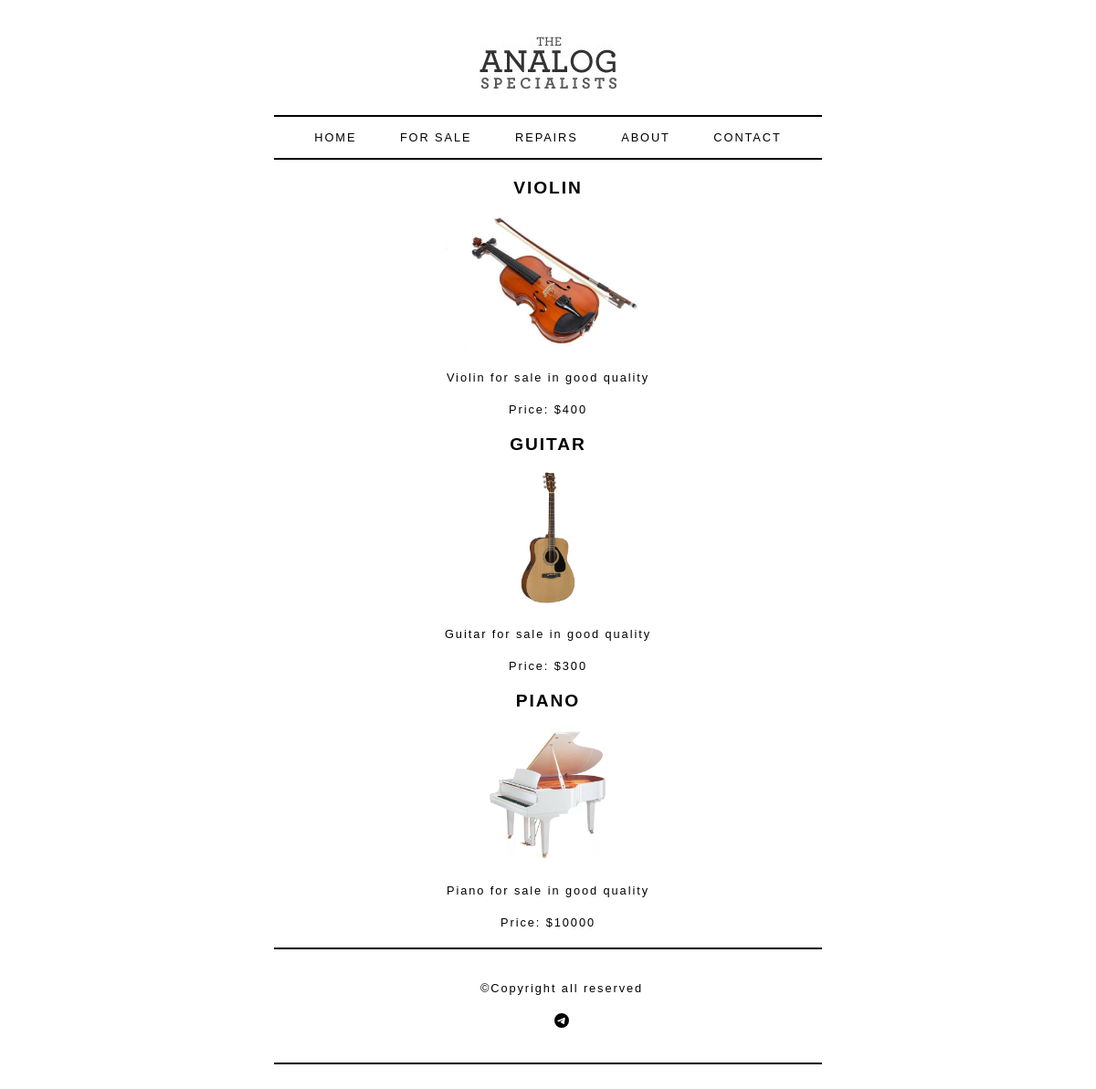
Page /sale/ on the committed database.
### main/models.py (models this page shows, shortened)
class Product(models.Model):
    class Status(models.TextChoices):
        GOOD = 'Good'
        BAD = 'Bad'
    title = models.CharField(max_length=50)
    image = models.ImageField(upload_to='products/%Y/%m/%d')
    description = models.TextField()
    price = models.PositiveIntegerField()
    author = models.CharField(max_length=20, blank=True, null=True)
    condition = models.CharField(max_length=4, choices=Status.choices, blank=True, null=True)
    class Meta:
        ordering = ['-id']

### main/views.py (the view)
# urls.py: path('sale/', sale, name='sale'),
def sale(request):
    products = Product.objects.all()
    context = {
        'products':products
    }
    return render(
        request,
        'main/sale.html',
        context
    )

### main/templates/main/sale.html (shortened to what this page needs)
{% extends 'base.html' %}
{% load static %}
{% block content %}
    {% for product in products %}
        <div class="product">
            <h2>{{ product.title }}</h2>
            <a href="{% url 'sale_detail' product.pk %}">
                <img src="{{ product.image.url }}" alt="piano">
            </a>
            <p>{{ product.description }}</p>
            <p>Price: ${{ product.price }}</p>
        </div>
    {% endfor %}
{% endblock %}

### main/templates/base.html (shortened to what this page needs)
{% load static %}
<!DOCTYPE html>
<html lang="en">
<head>
    <link rel="stylesheet" href="{% static 'css/base.css' %}">
</head>
<body>
    <div class="page">
        <div class="logo">
            <img src="{% static 'images/gif/logo.jpg' %}" alt="logo">
        </div>
        {% include 'includes/navbar.html' %}
        {% block content %}
        {% endblock %}
        {% include 'includes/footer.html' %}
    </div>
</body>
</html>

### main/templates/includes/navbar.html
<ul class="navigation">
    <li><a href="{% url 'home' %}">Home</a></li>
    <li><a href="{% url 'sale' %}">For sale</a></li>
    <li><a href="{% url 'repairs' %}">Repairs</a></li>
    <li><a href="{% url 'about' %}">About</a></li>
    <li><a href="{% url 'contact' %}">Contact</a></li>
</ul>

### main/templates/includes/footer.html (shortened to what this page needs)
<ul class="navigation">
    <p>
        &copy;Copyright all reserved
    </p>
    <p>
        <a href="https://t.me/nazo_k_r">
        </a>
    </p>
</ul>

### main/static/css/base.css (style rules this page uses)
body { font-size: 80%; font-family: 'Gill Sans', 'Gill Sans MT', Calibri, 'Trebuchet MS', sans-serif; letter-spacing: 0.15em; }
.page { margin: 10px auto 10px auto; max-width: 940px; padding: 20px; }
.logo { margin: 10px auto 25px auto; width: 150px; }
ul { width: 570px; padding: 15px; margin: 0px auto 0px auto; border-top: 2px solid #000; border-bottom: 2px solid #000; text-align: center; }
li { display: inline; margin: 0px 3px; }
p { color: #000; width: 600px; margin: 20px auto 20px auto; font-weight: normal; }
a { text-decoration: none; color: #000; text-transform: uppercase; padding: 6px 18px 5px 18px; }
.product { margin: 20px; text-align: center; }
.product img { width: 200; height: 150px; }
.product h2 { font-family: 'Gill Sans', 'Gill Sans MT', Calibri, 'Trebuchet MS', sans-serif; text-transform: uppercase; }

### rows in the picture
Product: title "VIOLIN", image (picture), description "Violin for sale in good quality", price "400"
Product: title "GUITAR", image (picture), description "Guitar for sale in good quality", price "300"
Product: title "PIANO", image (picture), description "Piano for sale in good quality", price "10000"
